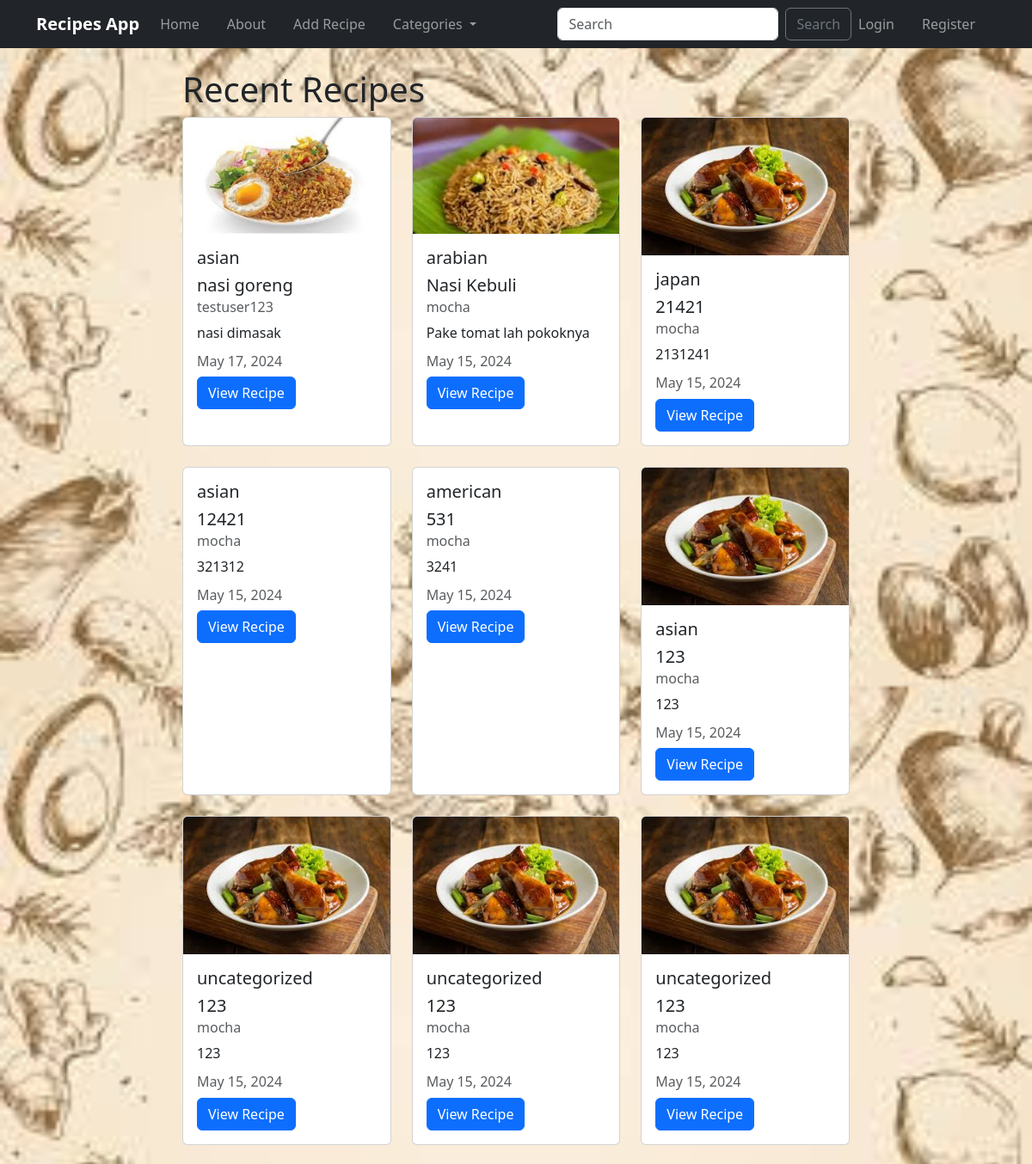
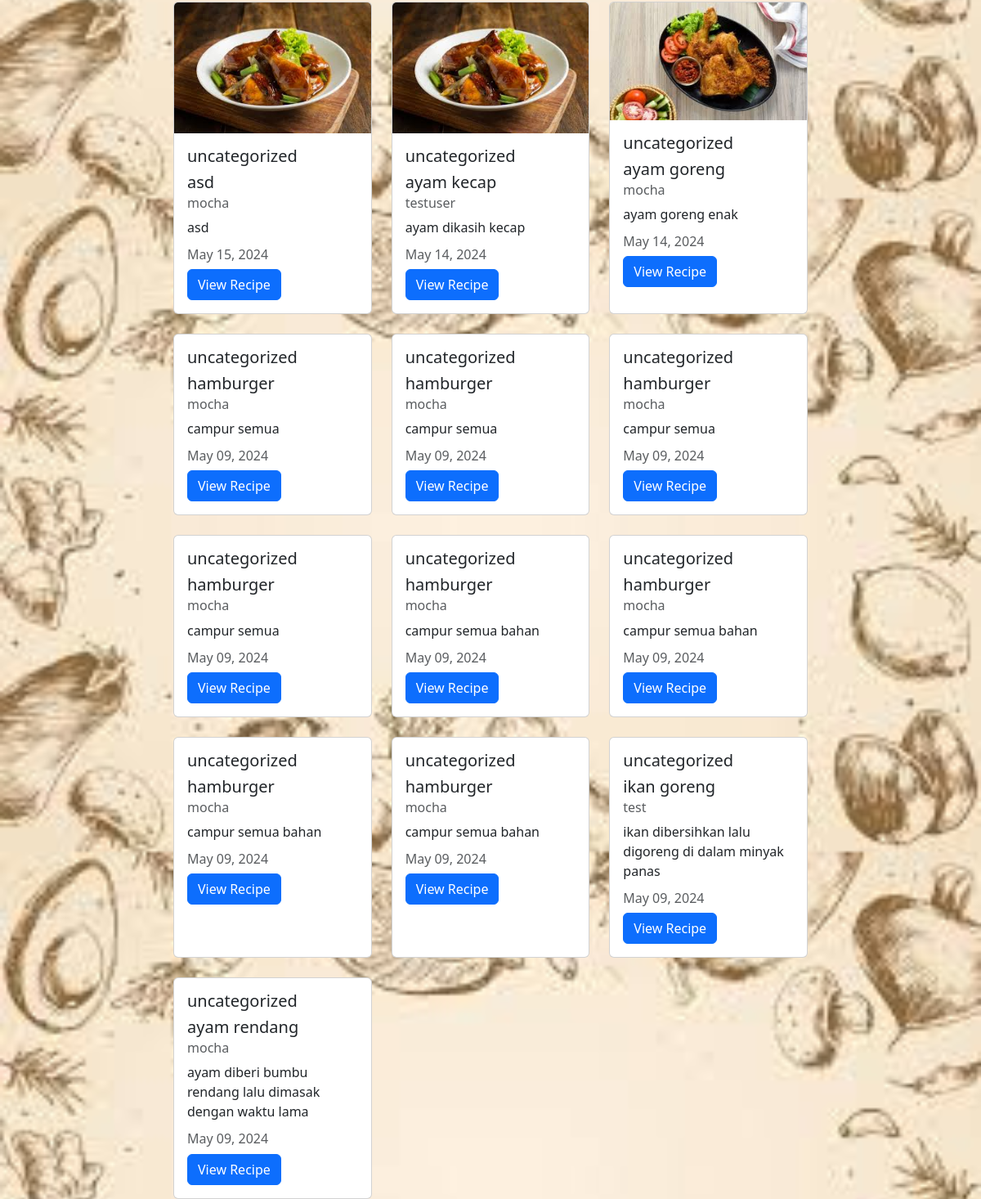
Before: / with the older database file (2 pictures, top to bottom).
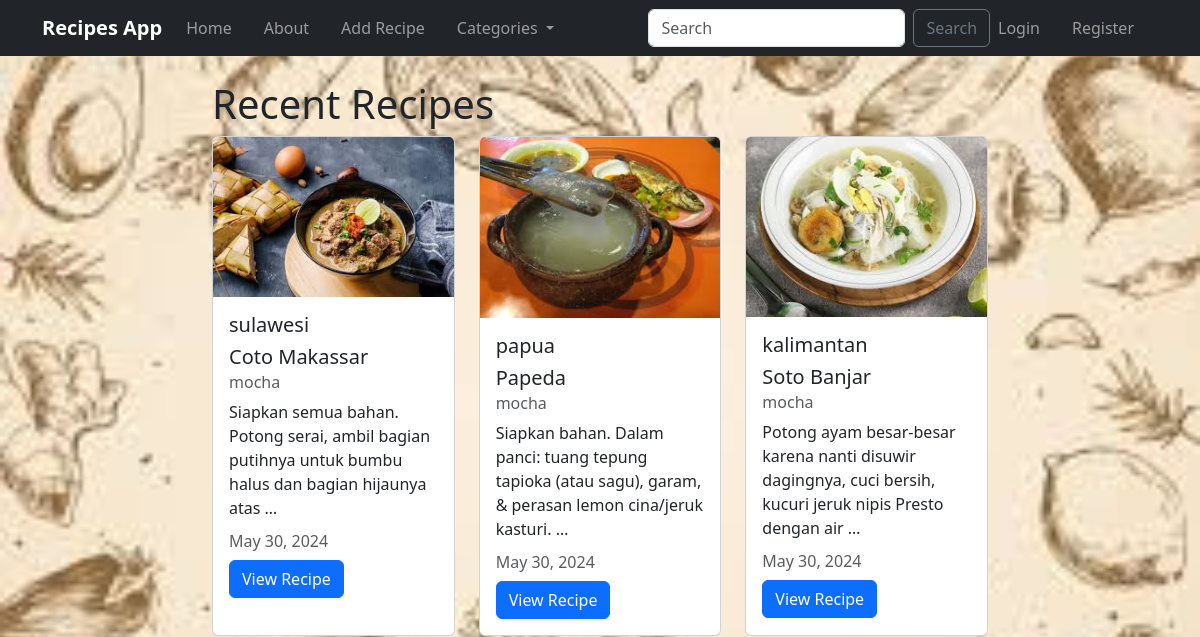
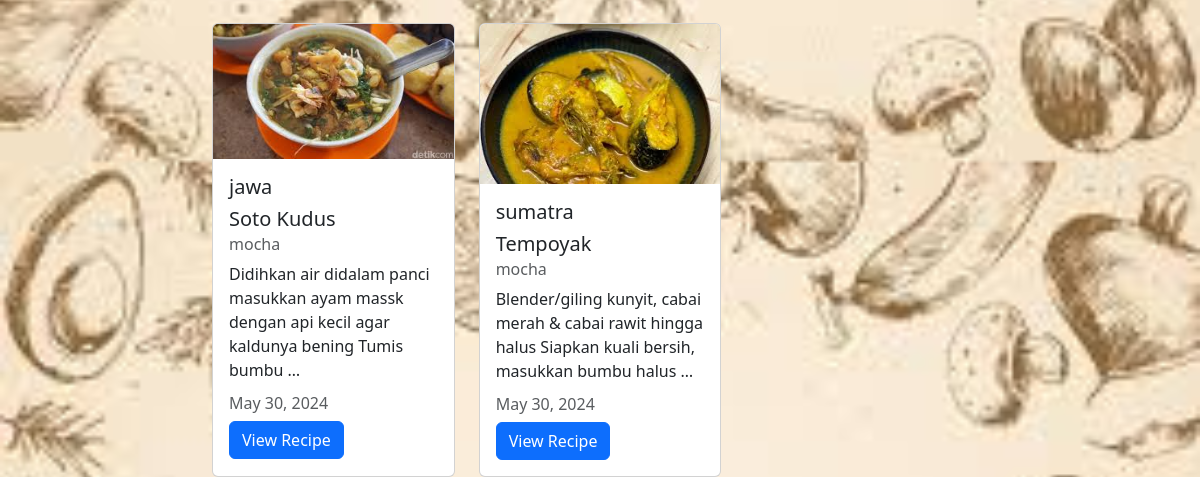
After: the same page with the newer database file (2 pictures, top to bottom).
### recipes/models.py (models this page shows, shortened)
class Recipe(models.Model):
    CATEGORY_CHOICES = [
        ('jawa', 'Jawa'),
        ('kalimantan', 'Kalimantan'),
        ('papua', 'Papua'),
        ('sulawesi', 'Sulawesi'),
        ('sumatra', 'Sumatra'),
    ]
    title = models.CharField(max_length=100)
    description = models.TextField()
    author = models.ForeignKey(User, on_delete=models.CASCADE)
    category = models.CharField(max_length=255, default='uncategorized', choices=CATEGORY_CHOICES)
    created_at = models.DateTimeField(default=timezone.now)
    updated_at = models.DateTimeField(auto_now=True)
    recipe_image = models.ImageField(upload_to='images/')

### recipes/views.py (the view)
# urls.py: path('', views.RecipeListView.as_view(), name='recipes-home'),
class RecipeListView(ListView):
    model = Recipe
    template_name = 'recipes/home.html'
    context_object_name = 'recipes'
    ordering = ['-created_at']  # Ensure the list view is ordered by created_at
    def get_context_data(self, *args, **kwargs):
        cat_menu = Category.objects.all()
        context = super(RecipeListView, self).get_context_data(**kwargs)
        context['cat_menu'] = cat_menu
        return context

### recipes/templates/recipes/home.html
{% extends "recipes/base_home.html" %}
{% block content %}
    <h1>Recent Recipes</h1>
    <div class="row row-cols-1 row-cols-md-2 row-cols-lg-3 g-4">
        {% for recipe in recipes %}
            <div class="col">
                <div class="card h-100">
                    {% if recipe.recipe_image %}
                        <img src="{{ recipe.recipe_image.url }}" class="card-img-top" alt="Recipe Image">
                    {% endif %}
                    <div class="card-body">
                        <h5 class="card-title">{{ recipe.category }}</h5>
                        <h5 class="card-title">{{ recipe.title }}</h5>
                        <h6 class="card-subtitle mb-2 text-muted">{{ recipe.author }}</h6>
                        <p class="card-text">{{ recipe.description|truncatewords:15  }}</p>
                        <h6 class="card-subtitle mb-2 text-muted">{{ recipe.created_at|date:"F d, Y" }}</h6>
                        <a href="{% url 'recipes-detail' recipe.pk %}" class="btn btn-primary">View Recipe</a>
                    </div>
                </div>
            </div>
        {% endfor %}
    </div>
{% endblock content %}

### recipes/templates/recipes/base_home.html (shortened to what this page needs)
{% load static %}
<!DOCTYPE html>
<html lang="en">
<head>
    <link rel="stylesheet" href="styles.css">
    <link href="https://cdn.jsdelivr.net/npm/bootstrap@5.3.3/dist/css/bootstrap.min.css" rel="stylesheet">
</head>
<body style="background-image: url('{% static 'img/download (1).jpg' %}'); background-size: 100%; image-rendering: -webkit-optimize-contrast;
">
    <nav class="navbar navbar-expand-lg navbar-dark bg-dark">
        <div class="container">
          <a class="navbar-brand" href="{% url "recipes-home" %}">Recipes App</a>
          <div class="collapse navbar-collapse" id="navbarSupportedContent">
            <ul class="navbar-nav me-auto mb-2 mb-lg-0">
              <li class="nav-item">
                <a class="nav-link" aria-current="page" href="{% url "recipes-home" %}">Home</a>
              </li>
              <li class="nav-item">
                <a class="nav-link" href="{% url "recipes-about" %}">About</a>
              </li>
              <li class="nav-item">
                <a class="nav-link" href="{% url "recipes-create" %}">Add Recipe</a>
              </li>
              <li class="nav-item dropdown">
                <a class="nav-link dropdown-toggle" href="#" role="button" data-bs-toggle="dropdown" aria-expanded="false">
                  Categories
                </a>
              </li>
            </ul>
            <form class="d-flex" role="search" method=POST action="{% url "search-recipes" %}">
              <input class="form-control me-2" type="search" placeholder="Search" aria-label="Search" name="searched">
              <button class="btn btn-outline-secondary" type="submit">Search</button>
            </form>
          </div>
          <div class="navbar-nav">
            {% if user.is_authenticated %}
              <a class="nav-item nav-link" href="{% url "user-profile" %}">My Profile</a>
              <a class="nav-item nav-link" href="{% url "user-logout" %}">Logout</a>
            {% else %}
              <a class="nav-item nav-link" href="{% url "user-login" %}">Login</a>
              <a class="nav-item nav-link" href="{% url "user-register" %}">Register</a>
            {% endif %}
          </div>
        </div>
      </nav>
    <div class="container mt-4 col-8">
      {% block content %} {% endblock content %}</div>
</body>
</html>

### recipes/templates/recipes/styles.css (style rules this page uses)
body { font-family: 'Lato', sans-serif; line-height: 1.6; background-color: #f4f4f4; color: #333; }
.container { max-width: 960px; margin: 0 auto; }
.navbar { background-color: #28a745; padding: 1rem 0; }
.navbar-brand { font-weight: bold; font-size: 1.2rem; }
.nav-link { color: #fff; margin-right: 1rem; }
.form-control { border-radius: 0; }
.btn-outline-secondary { border-radius: 0; }
h1, h2, h3, h4, h5, h6 { font-weight: bold; margin-bottom: 1rem; }

Changed rows visible on the page:
removed Recipe: recipe_image (picture), category "asian", title "nasi goreng", author "testuser123", description "nasi dimasak", created_at "May 17, 2024"
removed Recipe: recipe_image (picture), category "arabian", title "Nasi Kebuli", author "mocha", description "Pake tomat lah pokoknya", created_at "May 15, 2024"
removed Recipe: recipe_image (picture), category "japan", title "21421", author "mocha", description "2131241", created_at "May 15, 2024"
removed Recipe: category "asian", title "12421", author "mocha", description "321312", created_at "May 15, 2024"
removed Recipe: category "american", title "531", author "mocha", description "3241", created_at "May 15, 2024"
removed Recipe: recipe_image (picture), category "asian", title "123", author "mocha", description "123", created_at "May 15, 2024"
removed Recipe: recipe_image (picture), category "uncategorized", title "123", author "mocha", description "123", created_at "May 15, 2024"
removed Recipe: recipe_image (picture), category "uncategorized", title "123", author "mocha", description "123", created_at "May 15, 2024"
removed Recipe: recipe_image (picture), category "uncategorized", title "123", author "mocha", description "123", created_at "May 15, 2024"
removed Recipe: recipe_image (picture), category "uncategorized", title "asd", author "mocha", description "asd", created_at "May 15, 2024"
removed Recipe: recipe_image (picture), category "uncategorized", title "ayam kecap", author "testuser", description "ayam dikasih kecap", created_at "May 14, 2024"
removed Recipe: recipe_image (picture), category "uncategorized", title "ayam goreng", author "mocha", description "ayam goreng enak", created_at "May 14, 2024"
removed Recipe: category "uncategorized", title "hamburger", author "mocha", description "campur semua", created_at "May 09, 2024"
removed Recipe: category "uncategorized", title "hamburger", author "mocha", description "campur semua", created_at "May 09, 2024"
removed Recipe: category "uncategorized", title "hamburger", author "mocha", description "campur semua", created_at "May 09, 2024"
removed Recipe: category "uncategorized", title "hamburger", author "mocha", description "campur semua", created_at "May 09, 2024"
removed Recipe: category "uncategorized", title "hamburger", author "mocha", description "campur semua bahan", created_at "May 09, 2024"
removed Recipe: category "uncategorized", title "hamburger", author "mocha", description "campur semua bahan", created_at "May 09, 2024"
removed Recipe: category "uncategorized", title "hamburger", author "mocha", description "campur semua bahan", created_at "May 09, 2024"
removed Recipe: category "uncategorized", title "hamburger", author "mocha", description "campur semua bahan", created_at "May 09, 2024"
removed Recipe: category "uncategorized", title "ikan goreng", author "test", description "ikan dibersihkan lalu digoreng di dalam minyak panas", created_at "May 09, 2024"
removed Recipe: category "uncategorized", title "ayam rendang", author "mocha", description "ayam diberi bumbu rendang lalu dimasak dengan waktu lama", created_at "May 09, 2024"
added Recipe: recipe_image (picture), category "sulawesi", title "Coto Makassar", author "mocha", description "Siapkan semua bahan. Potong serai, ambil bagian putihnya untuk bumbu halus dan bagian hijaunya atas …", created_at "May 30, 2024"
added Recipe: recipe_image (picture), category "papua", title "Papeda", author "mocha", description "Siapkan bahan. Dalam panci: tuang tepung tapioka (atau sagu), garam, & perasan lemon cina/jeruk kasturi. …", created_at "May 30, 2024"
added Recipe: recipe_image (picture), category "kalimantan", title "Soto Banjar", author "mocha", description "Potong ayam besar-besar karena nanti disuwir dagingnya, cuci bersih, kucuri jeruk nipis Presto dengan air …", created_at "May 30, 2024"
added Recipe: recipe_image (picture), category "jawa", title "Soto Kudus", author "mocha", description "Didihkan air didalam panci masukkan ayam massk dengan api kecil agar kaldunya bening Tumis bumbu …", created_at "May 30, 2024"
added Recipe: recipe_image (picture), category "sumatra", title "Tempoyak", author "mocha", description "Blender/giling kunyit, cabai merah & cabai rawit hingga halus Siapkan kuali bersih, masukkan bumbu halus …", created_at "May 30, 2024"
